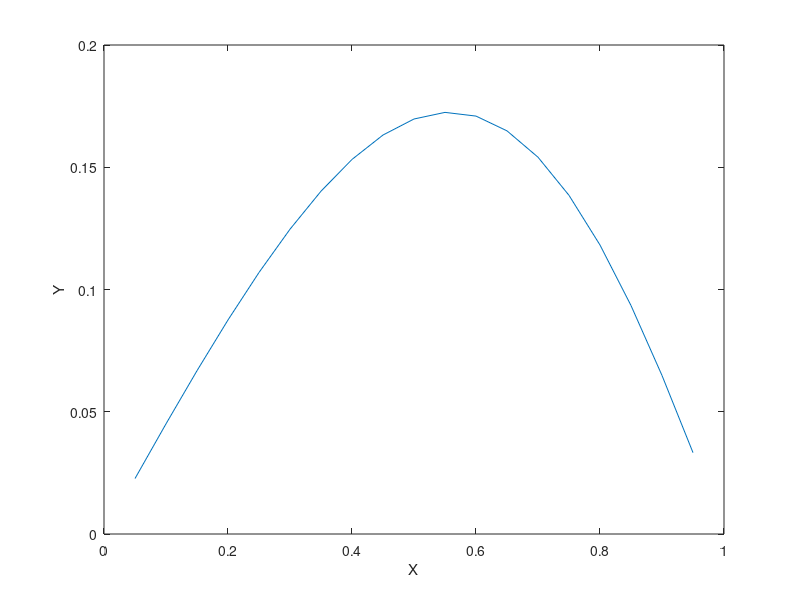

This figure's MATLAB source:
% This code solves a boundary value problem using finite difference and
% thomas algorithm
% 
% Author: Mudit Bachhawat
% Roll: 13MA20023
% Creation Date: 2nd Feburary, 2015
% Last Updated on: 2nd Feburary, 2015
% 
% Equation 
% y'''' + 81y = 81*x^2
% y0, yn, y''0, y''n are given

h = 0.05;

x0 = 0;
xn = 1;

y0 = 0;
yn = 0;

z0 = 0;
zn = 0;

n = (xn - x0)/h - 1;

x = x0+h:h:xn-h;
y(n) = 0;
z(n) = 0;
w = [y(1);z(1)];

for i=2:n
    w(:,:,i) = [y(i);z(i)];
end

A = [1/h.^2 0;0 1/h.^2];
for i=2:n
    A(:,:,i)= [1/h.^2 0;0 1/h.^2]; 
end

B = [-2/h.^2 -1;81 -2/h.^2];
for i=2:n
    B(:,:,i)= [-2/h.^2 -1;81 -2/h.^2]; 
end

C = [1/h.^2 0;0 1/h.^2];
for i=2:n
    C(:,:,i)= [1/h.^2 0;0 1/h.^2]; 
end

D = [0-A(1,1,1)*y0-A(1,2,1)*z0 ; 81*x(1).^2-A(2,1,1)*y0-A(2,2,1)*z0];

for i=2:n-1
    D(:,:,i)= [0;81*x(i).^2];
end

D(:,:,n) = [0-C(1,1,n)*yn-C(1,2,n)*zn ; 81*x(n).^2-C(2,1,n)*yn-C(2,2,n)*zn];

f_Cp(2,2) = 0;

% Solving TriDiagonal Matrix
for i=1:n-1
   if i==1
       f_Cp(:,:,i) = inv(B(:,:,i))*C(:,:,i);
   else
       f_Cp(:,:,i) = inv((B(:,:,i)-A(:,:,i)*f_Cp(:,:,i-1)))*C(:,:,i);
   end
end

f_Dp(2,1) = 0;

for i=1:n
   if i==1
       f_Dp(:,:,i) = inv(B(:,:,i))*D(:,:,i);
   else
       f_Dp(:,:,i) = inv((B(:,:,i)-A(:,:,i)*f_Cp(:,:,i-1)))*(D(:,:,i)-A(:,:,i)*f_Dp(:,:,i-1));
   end
end


for i=n:-1:1
    if i==n
        w(:,:,i) = f_Dp(:,:,i);
    else
        w(:,:,i) = f_Dp(:,:,i)-f_Cp(:,:,i)*w(:,:,i+1);
    end
end

for i=1:n
   y(i) = w(1,1,i);
end


plot(x,y);
xlabel('X')
ylabel('Y')
